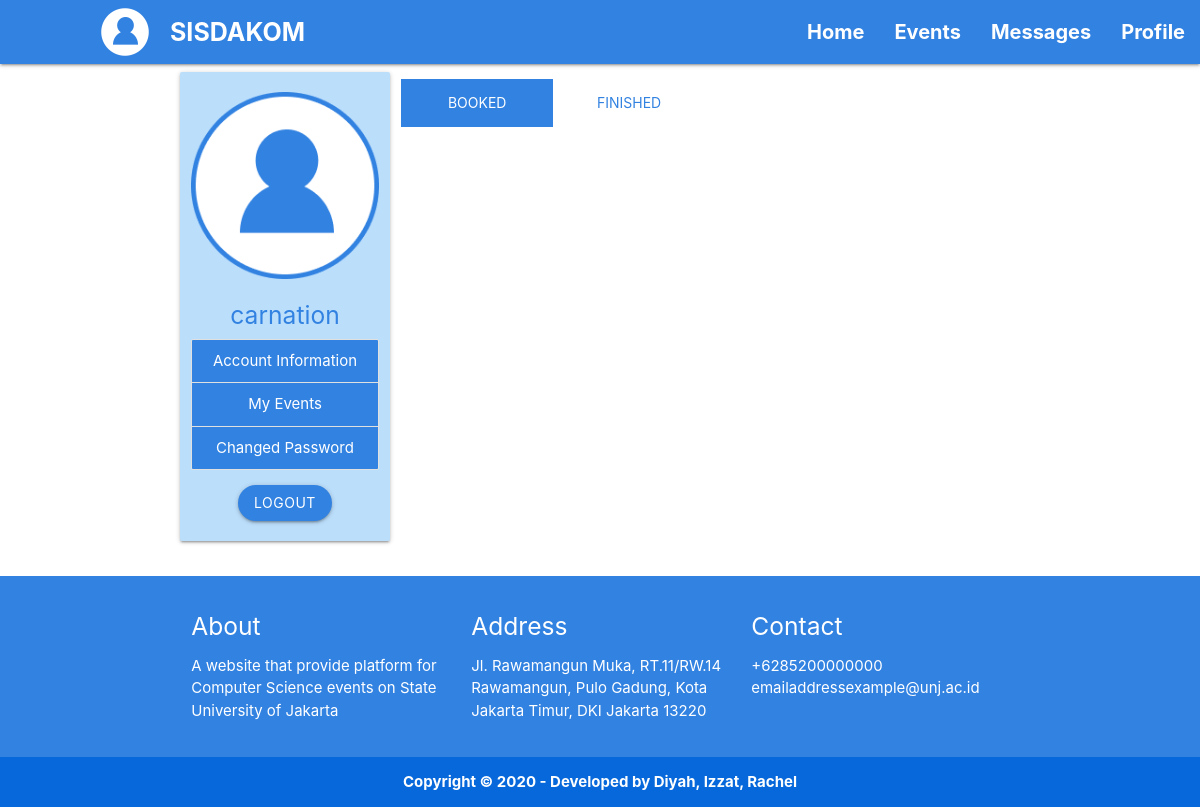
Page /templates/user-profile-book-event.php (signed in) on the earlier database version.
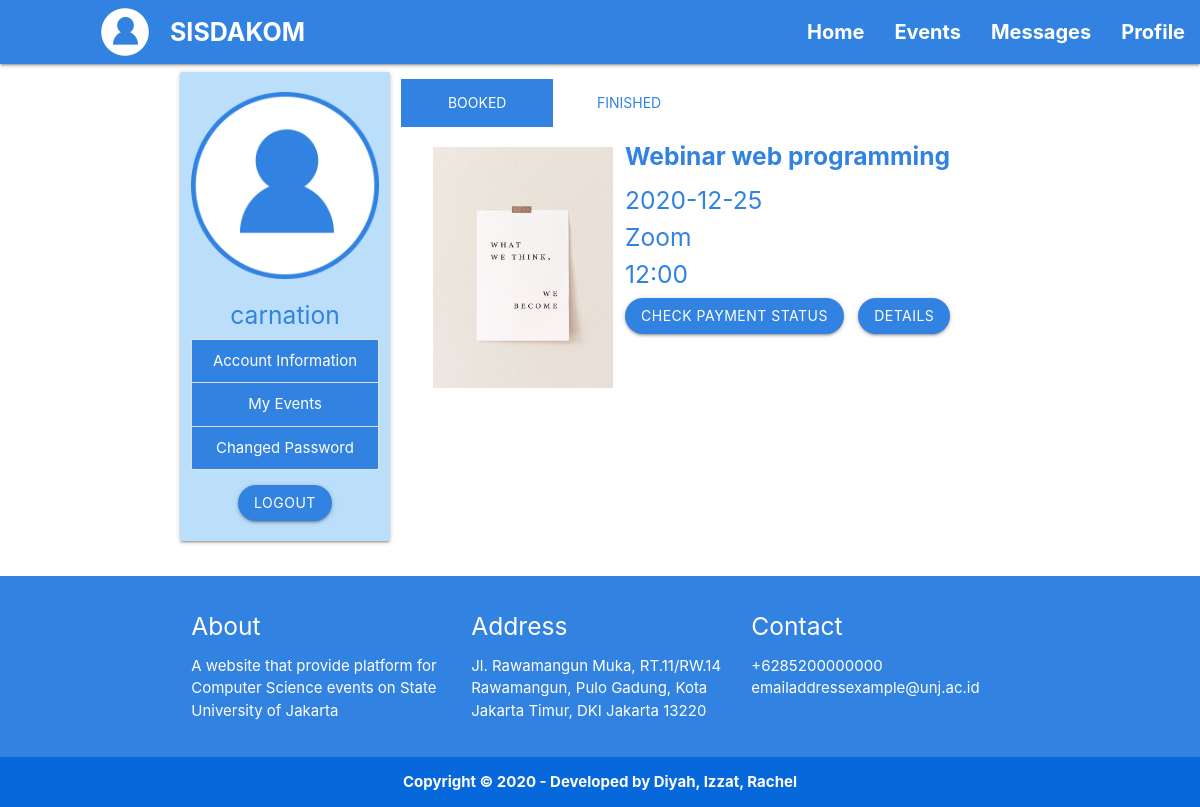
Same page on the later database version.
### tables this page shows
CREATE TABLE `user` (
  `id_user` int(11) NOT NULL,
  `user_username` varchar(50) NOT NULL,
  `user_email` varchar(100) NOT NULL,
  `full_name` varchar(100) NOT NULL,
  `instansi` varchar(75) NOT NULL,
  `angkatan` varchar(4) NOT NULL,
  `user_picture` blob NOT NULL,
  `user_password` varchar(300) NOT NULL,
  `phone_number` varchar(15) NOT NULL
);

CREATE TABLE `event_partisipan_bayar` (
  `id_partisipan` int(11) NOT NULL,
  `id_user` int(11) NOT NULL,
  `id_event` int(11) NOT NULL,
  `bukti_pembayaran` varchar(255) NOT NULL,
  `status_pembayaran` varchar(20) NOT NULL
);

CREATE TABLE `event` (
  `id_event` int(11) NOT NULL,
  `nama_event` varchar(100) DEFAULT NULL,
  `htm` int(20) DEFAULT NULL,
  `kategori_event` varchar(10) DEFAULT NULL,
  `informasi_event` varchar(200) DEFAULT NULL,
  `tanggal_event` varchar(15) DEFAULT NULL,
  `waktu_event` varchar(6) DEFAULT NULL,
  `tempat_event` varchar(100) DEFAULT NULL,
  `max_partisipan` int(10) DEFAULT NULL,
  `poster_event` varchar(255) DEFAULT NULL,
  `status_event` varchar(10) DEFAULT NULL
);

### templates/functions2.php (called while the page is built, shortened)
<?php
$conn = mysqli_connect("localhost","root","","sisdakom");
function query($query) {
    global $conn;
    $result = mysqli_query($conn, $query);
    $rows = [];
    while( $row = mysqli_fetch_assoc($result) ){
        $rows[] = $row;
    }
    return $rows;
}
?>

### templates/user-profile-book-event.php (the view, shortened to what the changed rows need)
<?php
require 'functions2.php';
$id_user = $_SESSION["loginsubmit"];
$result = mysqli_query($conn, "SELECT * FROM user WHERE id_user = '$id_user'");
$eventbayar = query("SELECT * FROM event_partisipan_bayar
                  INNER JOIN user ON event_partisipan_bayar.id_user = user.id_user
                  INNER JOIN event ON event_partisipan_bayar.id_event = event.id_event WHERE status_event = 'On Process'");
$eventgratis = query("SELECT * FROM event_partisipan_gratis
                  INNER JOIN event ON event_partisipan_gratis.id_event = event.id_event WHERE status_event = 'On Process'");
?>
<!DOCTYPE html>
  <html>
    <head>
      <link type="text/css" rel="stylesheet" href="../static/css//materialize.css" media="screen,projection"/>
    </head>
    <body class="white">
<div class="container">
  <div class="row">
      <div class="col s12 l3 card-panel blue lighten-4 center-align">
        <?php while( $row = mysqli_fetch_assoc($result) ) : ?>
          <img class="responsive-img" src="../static/img/profile.png" style="margin-top: 20px;">
          <h5 class="blue-text bold center"><?= $row["full_name"]; ?></h5>
          <div class="collection">
            <a href="user-profile-info.php" class="collection-item white-text blue">Account Information</a>
            <a href="user-profile-book-event.php" class="collection-item active white-text blue">My Events</a>
            <a href="user-profile-changed-password.php" class="collection-item white-text blue">Changed Password</a>
          </div>
            <div class="center">
              <a href="logout.php" class="white-text btn blue" style="margin-bottom: 20px;">Logout</a>
            </div>
        <?php endwhile; ?>
      </div>
      <div class="col s12 l9">
          <?php foreach($eventbayar as $event) : ?>
            <?php if( $event['id_user'] == $id_user ){?>
          <div class="col s12 l4">
            <img class="responsive-img" src="../static/img/<?= $event['poster_event'];?>" style="margin-top: 20px; margin-left: 20px;">
          </div>
          <div class="col s12 l8" style="margin-bottom: 100px">
            <h5 class="blue-text" style="margin-left: 10px;"><b><?= $event['nama_event'];?></b></h5>
            <h5 class="blue-text" style="margin-left: 10px;"><?= $event['tanggal_event'];?></h5>
            <h5 class="blue-text" style="margin-top: 0px; margin-left: 10px;"><?= $event['tempat_event'];?></h5>
            <h5 class="blue-text" style="margin-top: 0px; margin-left: 10px;"><?= $event['waktu_event'];?></h5>
            <a href="user-book-event.php?id=<?= $event['id_partisipan'];?>" class="center white-text btn blue" style="margin-top: 0px; margin-left: 10px;">Check Payment Status</a>
            <a href="user-book-event-detail.php?id=<?= $event['id_event'];?>" class="center white-text btn blue" style="margin-top: 0px; margin-left: 10px;">Details</a>
          </div>
            <?php } ?>
          <?php endforeach; ?>
          </div>
      </div>
    </div>
    </body>
  </html>

Differences in the rows shown:
added event_partisipan_bayar: id_event.poster_event (picture), id_event.nama_event "Webinar web programming", id_event.tanggal_event "2020-12-25", id_event.tempat_event "Zoom", id_event.waktu_event "12:00"
